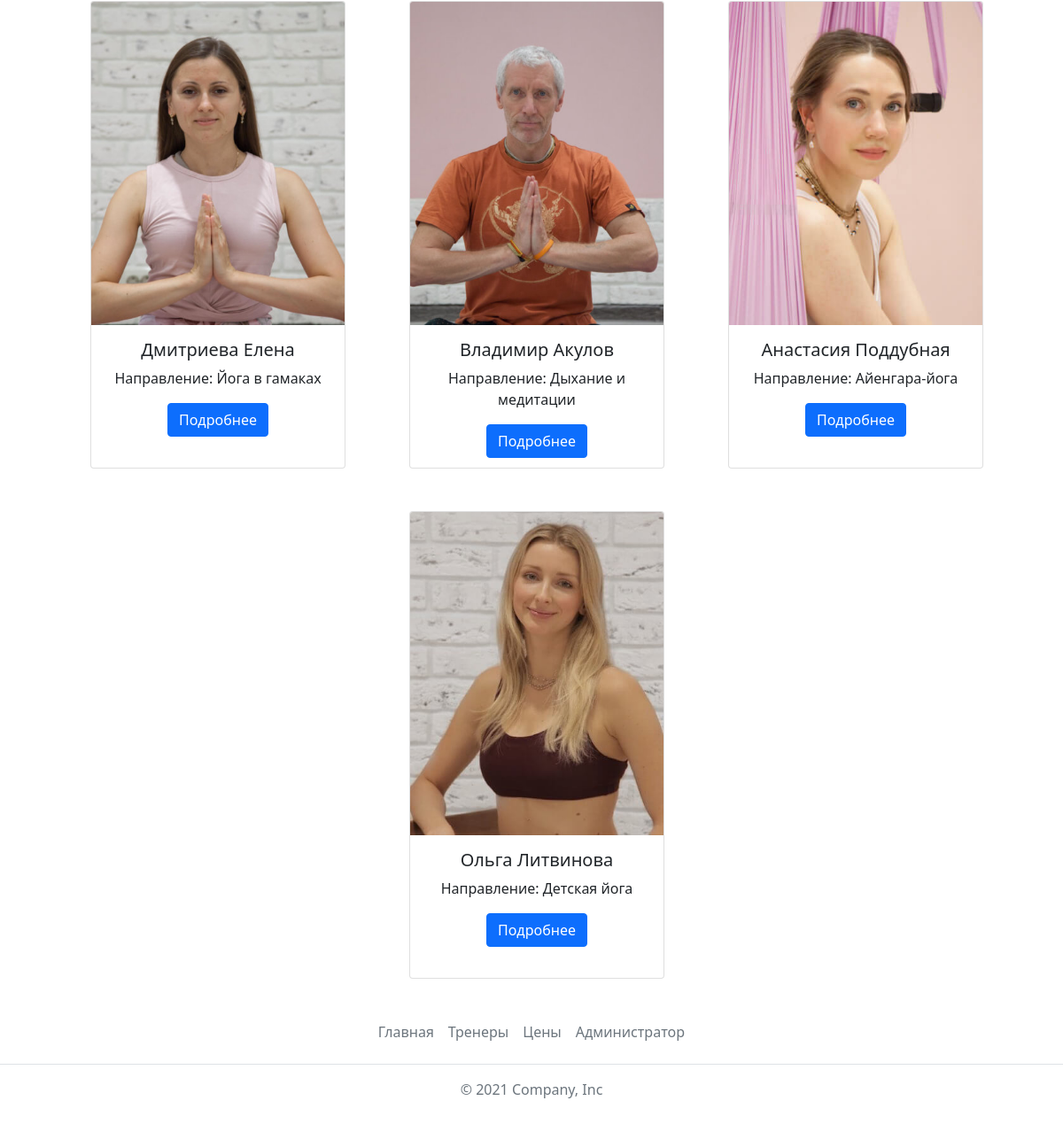
Page /prepodavateli/ (lower part) on the earlier database version.
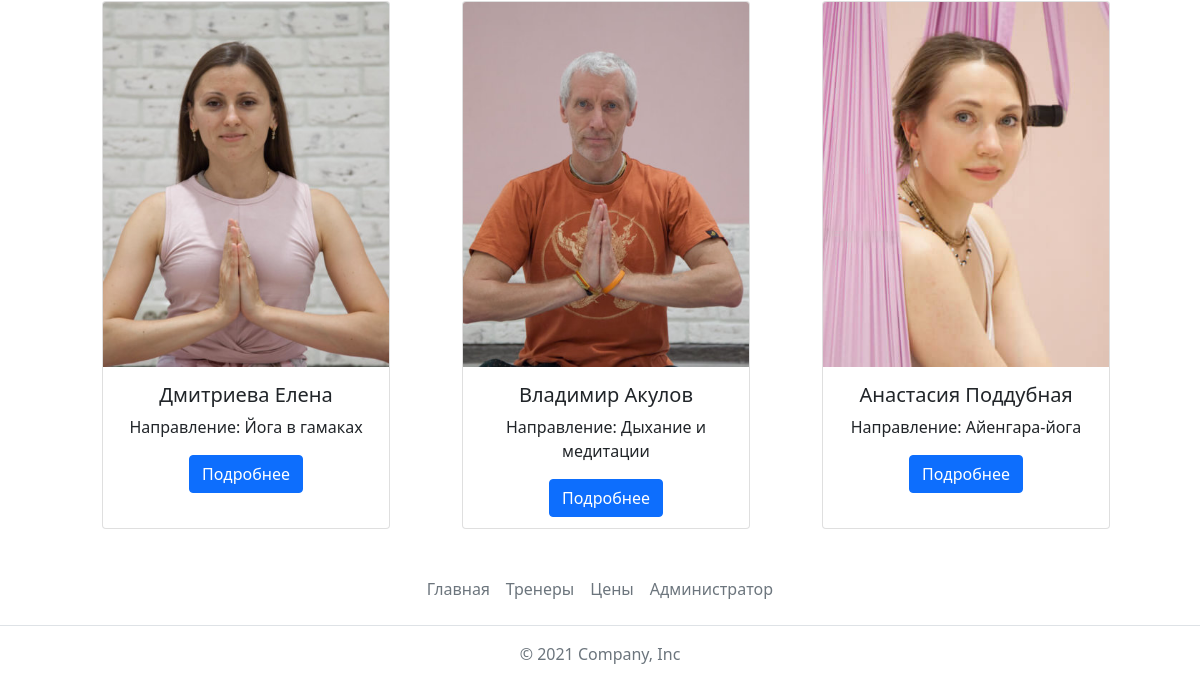
Same page on the later database version.
### cms/models.py (models this page shows, shortened)
class CmsTeachers(models.Model):
    photo = models.ImageField(upload_to='teachers_photo/')
    name = models.CharField(max_length=100, verbose_name='Имя')
    slug = models.SlugField(max_length=100, unique=True, db_index=True, verbose_name="URL")
    napr = models.ForeignKey(NaprCrm, on_delete=models.PROTECT, verbose_name='Направление')
    description = models.TextField(verbose_name="Описание")
    class Meta:
        verbose_name = "Тренер"
        verbose_name_plural = "Тренеры"
    def get_absolute_url(self):
        return reverse('post', kwargs={'post_slug': self.slug})

### crm/models.py (models this page shows)
class NaprCrm(models.Model):
    napr_name = models.CharField(max_length=100, verbose_name='Направление')
    description = models.TextField(verbose_name="Описание", null=True)
    image = models.ImageField(upload_to="napr/", null=True)
    def __str__(self):
        return self.napr_name
    class Meta:
        verbose_name = 'Направление'
        verbose_name_plural = 'Направления'

### crm/views.py (the view)
# urls.py: path('prepodavateli/', teachers, name='teachers'),
def teachers(requst):
    form = OrderForm()
    posts = CmsTeachers.objects.all()
    return render(requst, 'crm/teachers.html', {'form': form, 'posts': posts, 'title': 'Тренеры'})

### crm/models.py (called while the page is built)
    def __str__(self):
        return self.price_name

### crm/templates/crm/teachers.html (shortened to what this page needs)
{% extends 'crm/base.html' %}
{% load static %}
{% block content %}
        <div class="container">
            <div class="row gy-5 justify-content-center ms-5">
                {% for p in posts %}
              <div class="col-md-6 col-lg-4 text-center">
               <div class="card" style="width: 18rem;  height: 33rem">
                   <img src="{{ p.photo.url }}" class="card-img-top" alt="...">
                   <div class="card-body">
                        <h5 class="card-title">{{ p.name }}</h5>
                        <p class="card-text">Направление: {{ p.napr }}</p>
                        <a href="{{ p.get_absolute_url }}" class="btn btn-primary">Подробнее</a>
                    </div>
               </div>
              </div>
                {% endfor %}
            </div>
        </div>
{% endblock %}

Differences in the rows shown:
removed CmsTeachers: photo (picture), name "Ольга Литвинова", napr "Детская йога"
